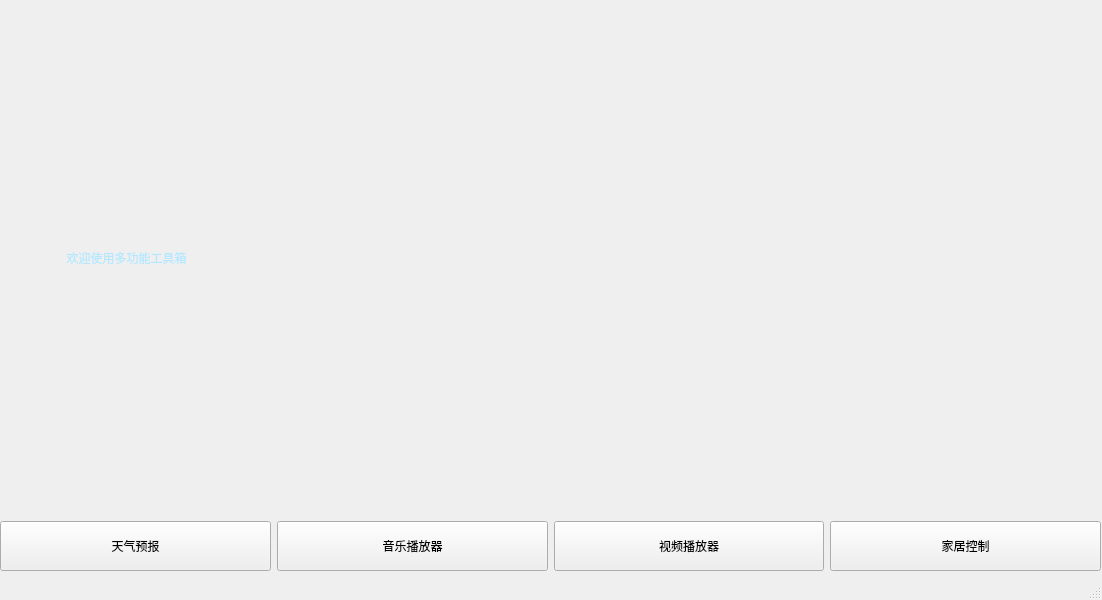
<?xml version="1.0" encoding="UTF-8"?>
<ui version="4.0">
 <class>MainWindow</class>
 <widget class="QMainWindow" name="MainWindow">
  <property name="geometry">
   <rect>
    <x>0</x>
    <y>0</y>
    <width>1102</width>
    <height>600</height>
   </rect>
  </property>
  <property name="windowTitle">
   <string>MainWindow</string>
  </property>
  <property name="styleSheet">
   <string notr="true"/>
  </property>
  <widget class="QWidget" name="centralwidget">
   <property name="styleSheet">
    <string notr="true"/>
   </property>
   <widget class="QWidget" name="layoutWidget">
    <property name="geometry">
     <rect>
      <x>0</x>
      <y>0</y>
      <width>1101</width>
      <height>571</height>
     </rect>
    </property>
    <layout class="QVBoxLayout" name="verticalLayout">
     <item>
      <widget class="QLabel" name="label">
       <property name="minimumSize">
        <size>
         <width>0</width>
         <height>450</height>
        </size>
       </property>
       <property name="maximumSize">
        <size>
         <width>16777215</width>
         <height>16777215</height>
        </size>
       </property>
       <property name="styleSheet">
        <string notr="true">font: 87 28pt &quot;Arial Black&quot;;
background-image: url(:/qtimage/preview2.gif);
color: rgb(181, 232, 255);
</string>
       </property>
       <property name="text">
        <string>                    欢迎使用多功能工具箱</string>
       </property>
      </widget>
     </item>
     <item>
      <layout class="QHBoxLayout" name="horizontalLayout">
       <item>
        <widget class="QPushButton" name="pushButton">
         <property name="minimumSize">
          <size>
           <width>0</width>
           <height>50</height>
          </size>
         </property>
         <property name="styleSheet">
          <string notr="true">font: 12pt &quot;Arial Narrow&quot;;</string>
         </property>
         <property name="text">
          <string>天气预报</string>
         </property>
        </widget>
       </item>
       <item>
        <widget class="QPushButton" name="pushButton_2">
         <property name="minimumSize">
          <size>
           <width>0</width>
           <height>50</height>
          </size>
         </property>
         <property name="styleSheet">
          <string notr="true">font: 12pt &quot;Arial Narrow&quot;;</string>
         </property>
         <property name="text">
          <string>音乐播放器</string>
         </property>
        </widget>
       </item>
       <item>
        <widget class="QPushButton" name="pushButton_3">
         <property name="minimumSize">
          <size>
           <width>0</width>
           <height>50</height>
          </size>
         </property>
         <property name="styleSheet">
          <string notr="true">font: 12pt &quot;Arial Narrow&quot;;</string>
         </property>
         <property name="text">
          <string>视频播放器</string>
         </property>
        </widget>
       </item>
       <item>
        <widget class="QPushButton" name="pushButton_4">
         <property name="minimumSize">
          <size>
           <width>0</width>
           <height>50</height>
          </size>
         </property>
         <property name="styleSheet">
          <string notr="true">font: 12pt &quot;Arial Narrow&quot;;</string>
         </property>
         <property name="text">
          <string>家居控制</string>
         </property>
        </widget>
       </item>
      </layout>
     </item>
    </layout>
   </widget>
  </widget>
  <widget class="QMenuBar" name="menubar">
   <property name="geometry">
    <rect>
     <x>0</x>
     <y>0</y>
     <width>1102</width>
     <height>26</height>
    </rect>
   </property>
  </widget>
  <widget class="QStatusBar" name="statusbar"/>
 </widget>
 <resources/>
 <connections/>
</ui>
